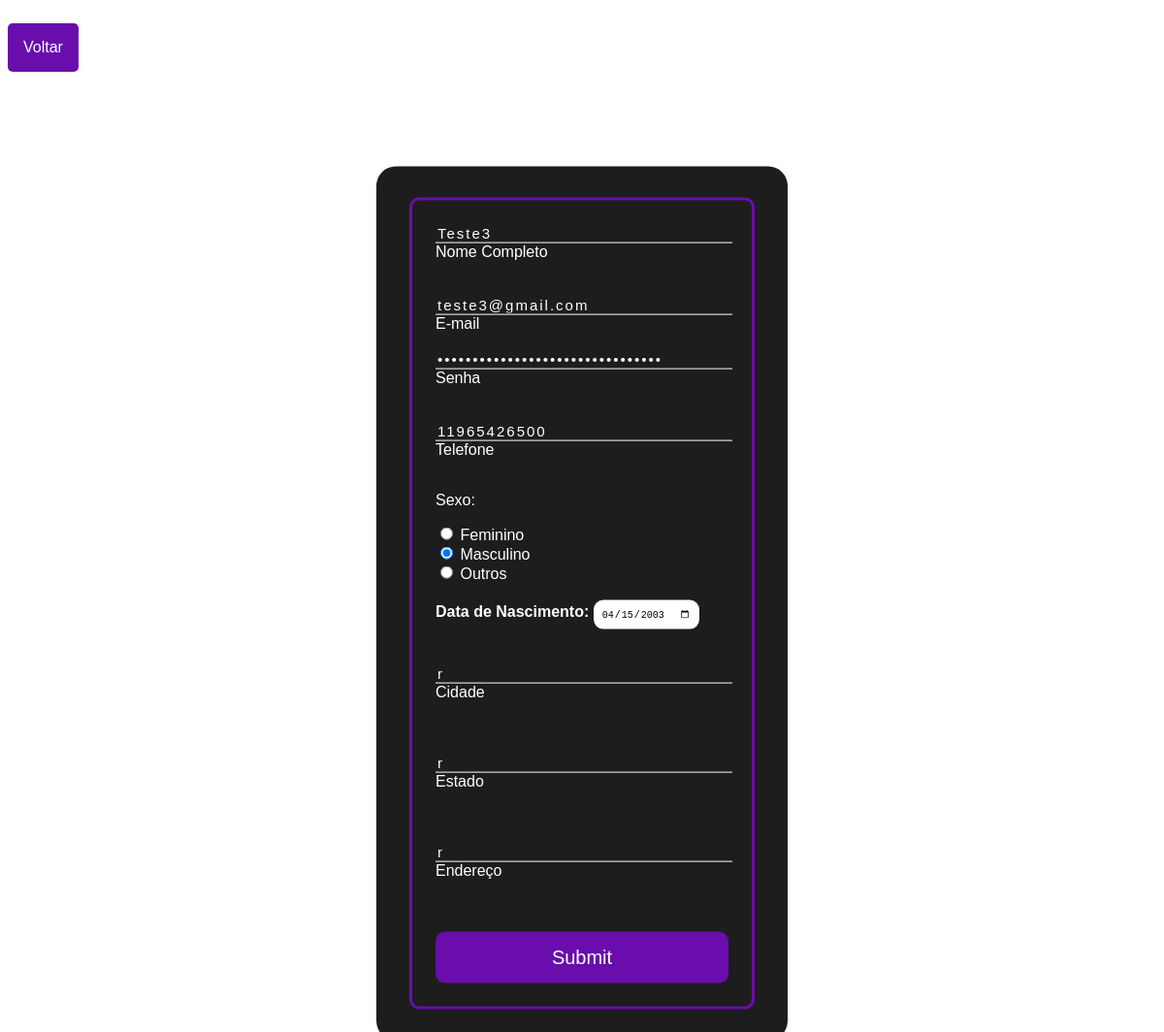
/edit.php?id=14, run on the app's committed database.
### tables this page shows
CREATE TABLE `funcionarios` (
  `id` int(11) NOT NULL AUTO_INCREMENT,
  `nome` varchar(45) NOT NULL,
  `email` varchar(110) NOT NULL,
  `senha` varchar(45) NOT NULL,
  `telefone` varchar(15) NOT NULL,
  `sexo` varchar(15) NOT NULL,
  `data_nascimento` date NOT NULL,
  `cidade` varchar(45) NOT NULL,
  `estado` varchar(45) NOT NULL,
  `endereco` varchar(45) NOT NULL,
  PRIMARY KEY (`id`)
);

### edit.php (the view, shortened to what this page needs)
<?php
if (!empty($_GET['id'])) {
    include_once('config.php');
    $id = $_GET['id'];
    $sqlSelect = "SELECT * FROM funcionarios where id=$id";
    $result = $conexao->query($sqlSelect);
    if ($result->num_rows > 0) {
        while ($user_data = mysqli_fetch_assoc($result)) {
            $nome = $user_data['nome'];
            $email = $user_data['email'];
            $senha = $user_data['senha'];
            $telefone = $user_data['telefone'];
            $sexo = $user_data['sexo'];
            $data_nascimento = $user_data['data_nascimento'];
            $cidade = $user_data['cidade'];
            $estado = $user_data['estado'];
            $endereco = $user_data['endereco'];
            $senha = $user_data['senha'];
        }
    } else {
        header('Location: funcionarios.php');
    }
}
?>
<!DOCTYPE html>
<html lang="pt-br">
<head>
    <link rel="stylesheet" href="styleForm.css">
</head>
<body>
    <div class="buttonVoltar">
        <a href="Funcionarios.php" class="btnVoltar">Voltar</a>
    </div>
    <div class="box">
        <form action="saveEdit.php" method="POST">
            <fieldset>
                <div class="inputBox">
                    <input type="text" name="nome" id="nome" class="inputUser" value="<?php echo $nome ?>" required>
                    <label for="nome" class="labelInput">Nome Completo</label>
                    <br>
                </div>
                <br><br>
                <div class="inputBox">
                    <input type="text" name="email" id="email" class="inputUser" value="<?php echo $email ?>" required>
                    <label for="email" class="labelInput">E-mail</label>
                    <br>
                </div>
                <br>
                <div class="inputBox">
                    <input type="password" name="senha" id="senha" class="inputUser" value="<?php echo $senha ?>" required>
                    <label for="senha" class="labelInput">Senha</label>
                    <br>
                    <br><br>
                    <div class="inputBox">
                        <input type="tel" name="telefone" id="telefone" class="inputUser" value="<?php echo $telefone ?>" required>
                        <label for="telefone" class="labelInput">Telefone</label>
                    </div>
                    <br>
                    <p>Sexo:</p>
                    <input type="radio" id="feminino" name="sexo" value="feminino" <?php echo ($sexo == 'feminino') ? 'checked' : '' ?> required>
                    <label for="feminino">Feminino</label>
                    <br>
                    <input type="radio" id="masculino" name="sexo" value="masculino" <?php echo ($sexo == 'masculino') ? 'checked' : '' ?> required>
                    <label for="masculino">Masculino</label>
                    <br>
                    <input type="radio" id="outros" name="sexo" value="outros" <?php echo ($sexo == 'outros') ? 'checked' : '' ?> required>
                    <label for="outros">Outros</label>
                    <br><br>
                    <label for="data_nascimento"><b>Data de Nascimento:</b></label>
                    <input type="date" name="data_nascimento" id="data_nascimento" value="<?php echo $data_nascimento ?>" required>
                    <br><br><br>
                    <div class="inputBox">
                        <input type="text" name="cidade" id="cidade" class="inputUser" value="<?php echo $cidade ?> " required>
                        <label for="cidade" class="labelInput">Cidade</label>
                    </div>
                    <br>
                    <br><br>
                    <div class="inputBox">
                        <input type="text" name="estado" id="estado" class="inputUser" value="<?php echo $estado ?>" required>
                        <label for="estado" class="labelInput">Estado</label>
                    </div>
                    <br>
                    <br><br>
                    <div class="inputBox">
                        <input type="text" name="endereco" id="endereco" class="inputUser" value="<?php echo $endereco ?>" required>
                        <label for="endereco" class="labelInput">Endereço</label>
                    </div>
                    <br>
                    <br><br>
                    <input type="submit" name="update" id="update">
            </fieldset>
        </form>
    </div>
</body>
</html>

### styleForm.css (style rules this page uses)
:root { --primary-color: #fff; --second-color: #cdcdcd; --second: #9d9d9d; --tertiary-color: #6a0dad; --text-color: #1d1d1d; --black: #000; --test-color: #ff0000; }
body { font-family: Arial, Helvetica, sans-serif; background: var(--primary-color); }
.box { position: absolute; top: 50%; left: 50%; transform: translate(-50%, -40%); background: #1d1d1d; padding: 2rem; border-radius: 20px; width: 30%; color: var(--primary-color); display: grid; }
fieldset { border: 3px solid var(--tertiary-color); border-radius: 10px; padding: 1.5rem; }
.inputBox { position: relative; color: var(--primary-color); }
.inputUser { background: none; border: none; border-bottom: 1px solid white; outline: none; color: white; font-size: 15px; width: 100%; letter-spacing: 2px; }
.labelInput { align-items: center; top: 0px; left: 0px; pointer-events: none; transition: 0.5s; }
#data_nascimento { border: none; padding: 8px; border-radius: 10px; outline: none; font-size: 10px; }
#update { background: var(--tertiary-color); width: 100%; border: none; padding: 15px; color: white; font-size: 20px; cursor: pointer; border-radius: 10px; }
.buttonVoltar { background: var(--tertiary-color); padding: 1rem; font-size: 1rem; border-radius: 5px; cursor: pointer; margin-top: 1rem; display: inline-block; }
.buttonVoltar a { text-decoration: none; color: var(--primary-color); }

### data on the page
funcionarios: nome "Teste3", email "teste3@gmail.com", telefone "11965426500", sexo "☐ Feminino", sexo "☑ Masculino", sexo "☐ Outros", data_nascimento "04/15/2003", cidade "r", estado "r", endereco "r"
